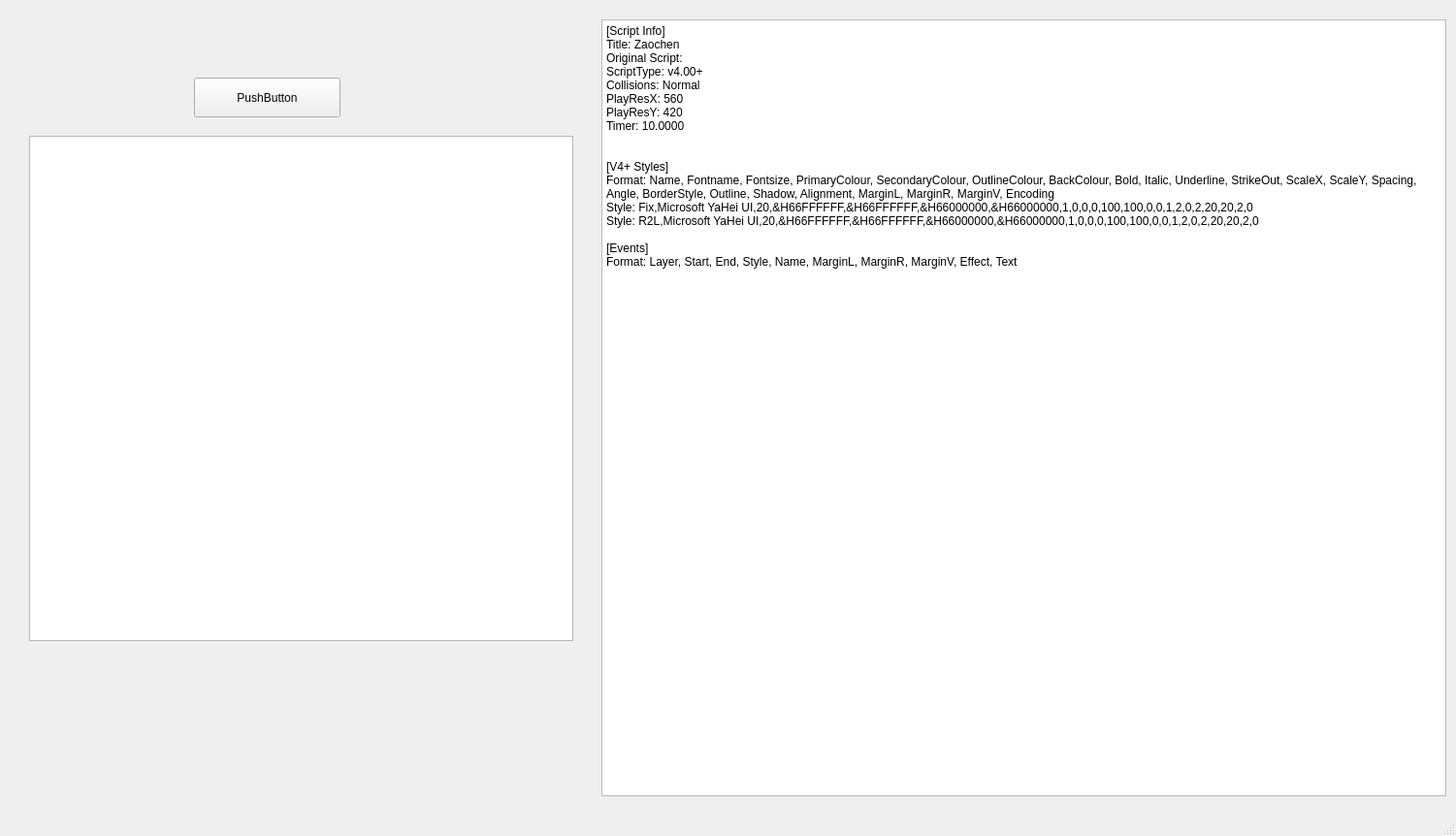
<?xml version="1.0" encoding="UTF-8"?>
<ui version="4.0">
 <class>MainWindow</class>
 <widget class="QMainWindow" name="MainWindow">
  <property name="geometry">
   <rect>
    <x>0</x>
    <y>0</y>
    <width>1501</width>
    <height>862</height>
   </rect>
  </property>
  <property name="windowTitle">
   <string>MainWindow</string>
  </property>
  <widget class="QWidget" name="centralwidget">
   <widget class="QPushButton" name="pushButton">
    <property name="geometry">
     <rect>
      <x>200</x>
      <y>80</y>
      <width>151</width>
      <height>41</height>
     </rect>
    </property>
    <property name="text">
     <string>PushButton</string>
    </property>
   </widget>
   <widget class="QPlainTextEdit" name="plainTextEdit">
    <property name="geometry">
     <rect>
      <x>30</x>
      <y>140</y>
      <width>561</width>
      <height>521</height>
     </rect>
    </property>
   </widget>
   <widget class="QPlainTextEdit" name="plainTextEdit_2">
    <property name="geometry">
     <rect>
      <x>620</x>
      <y>20</y>
      <width>871</width>
      <height>801</height>
     </rect>
    </property>
    <property name="plainText">
     <string>[Script Info]
Title: Zaochen
Original Script: 
ScriptType: v4.00+
Collisions: Normal
PlayResX: 560
PlayResY: 420
Timer: 10.0000


[V4+ Styles]
Format: Name, Fontname, Fontsize, PrimaryColour, SecondaryColour, OutlineColour, BackColour, Bold, Italic, Underline, StrikeOut, ScaleX, ScaleY, Spacing, Angle, BorderStyle, Outline, Shadow, Alignment, MarginL, MarginR, MarginV, Encoding
Style: Fix,Microsoft YaHei UI,20,&amp;H66FFFFFF,&amp;H66FFFFFF,&amp;H66000000,&amp;H66000000,1,0,0,0,100,100,0,0,1,2,0,2,20,20,2,0
Style: R2L,Microsoft YaHei UI,20,&amp;H66FFFFFF,&amp;H66FFFFFF,&amp;H66000000,&amp;H66000000,1,0,0,0,100,100,0,0,1,2,0,2,20,20,2,0

[Events]
Format: Layer, Start, End, Style, Name, MarginL, MarginR, MarginV, Effect, Text</string>
    </property>
   </widget>
  </widget>
  <widget class="QMenuBar" name="menubar">
   <property name="geometry">
    <rect>
     <x>0</x>
     <y>0</y>
     <width>1501</width>
     <height>21</height>
    </rect>
   </property>
  </widget>
  <widget class="QStatusBar" name="statusbar"/>
 </widget>
 <resources/>
 <connections/>
</ui>
